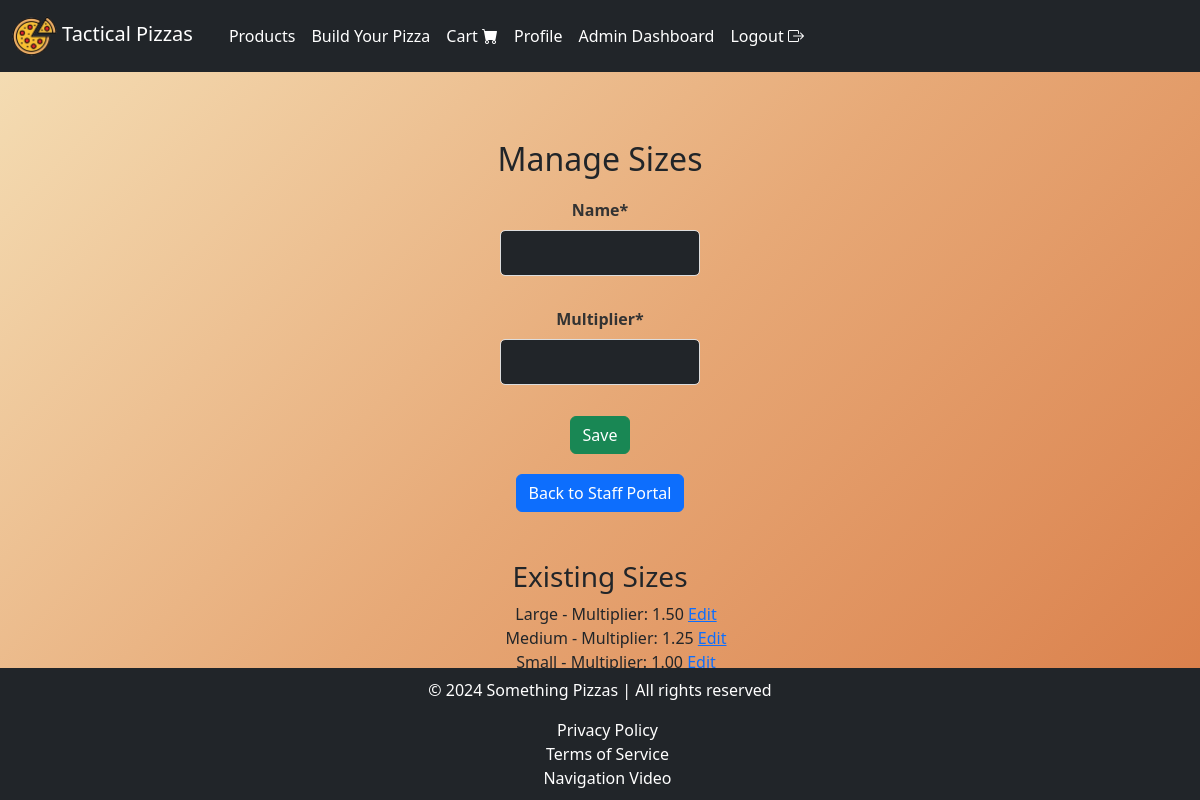
The app's page /products/staff/manage_sizes/ (signed in) with its own data.
### products/models.py (models this page shows, shortened)
class Size(models.Model):
    name = models.CharField(max_length=20)
    multiplier = models.DecimalField(max_digits=4, decimal_places=2)  # Price multiplier based on size
    size_id = models.CharField(max_length=10, unique=True, blank=True, editable=False)

### products/views.py (the view)
# urls.py: path('staff/manage_sizes/', views.manage_sizes, name='manage_sizes'),
@cache_control(no_cache=True, must_revalidate=True, no_store=True)
@user_passes_test(staff_required)
def manage_sizes(request):
    if request.method == "POST":
        form = SizeForm(request.POST)
        if form.is_valid():
            form.save()
            messages.success(request, "Size saved successfully.")
            return redirect('manage_sizes')
    else:
        form = SizeForm()
    sizes = Size.objects.all()
    return render(request, 'staff/manage_sizes.html', {
        'form': form,
        'sizes': sizes,
    })

### products/forms.py
class SizeForm(ModelForm):
    class Meta:
        model = Size
        fields = ['name', 'multiplier']

### products/views.py (called while the page is built)
def staff_required(user):
    return user.is_staff

### products/templates/staff/manage_sizes.html (shortened to what this page needs)
{% extends "layout.html" %}
{% load static %}
{% load crispy_forms_tags %}
{% block navbar %}
    {% include "navbar.html" %}
{% endblock %}
{% block body %}
<div class="container my-5">
    <h2>Manage Sizes</h2>
    <form method="post">
        {{ form|crispy }}
        <button type="submit" class="btn btn-success">Save</button>
    </form>
    <a class="btn btn-primary" href="{% url 'staff_portal' %}">Back to Staff Portal</a>
    <h3 class="mt-5">Existing Sizes</h3>
    <ul>
        {% for size in sizes %}
        <div>{{ size.name }} - Multiplier: {{ size.multiplier }}
            <a href="{% url 'edit_size' size.id %}">Edit</a>
        </div>
        {% endfor %}
    </ul>
</div>
{% endblock %}
{% block footer %}
    {% include "footer.html" %}
{% endblock %}

### static/css/styles.css (style rules this page uses)
body { background: linear-gradient(135deg, #f5e0b7 0%, #e7a977 50%, #d97b46 100%); color: #2c2c2c; margin: 0; padding: 0; font-family: "Poppins", Arial, sans-serif; min-height: 100vh; overflow-x: hidden; background-attachment: fixed; }
.container { padding: 20px; border-radius: 10px; max-width: 600px; margin: 20px auto; position: relative; text-align: center; }
.btn-primary { background-color: #007bff; color: #fff; }
.btn-success { background-color: #28a745; color: #fff; }
form { margin: 20px auto; display: flex; flex-direction: column; align-items: center; justify-content: center; max-width: 200px; }
form .form-control { background-color: #212529; color: #fff; border: 1px solid #ddd; padding: 10px; font-size: 1rem; border-radius: 5px; width: 100%; max-width: 500px; margin-bottom: 15px; }
form label { color: #333; font-weight: bold; margin-bottom: 5px; text-align: center; }
form .form-control::placeholder { color: #bec4c9; }

### records on screen
Size: name "Large", multiplier "1.50"
Size: name "Medium", multiplier "1.25"
Size: name "Small", multiplier "1.00"
